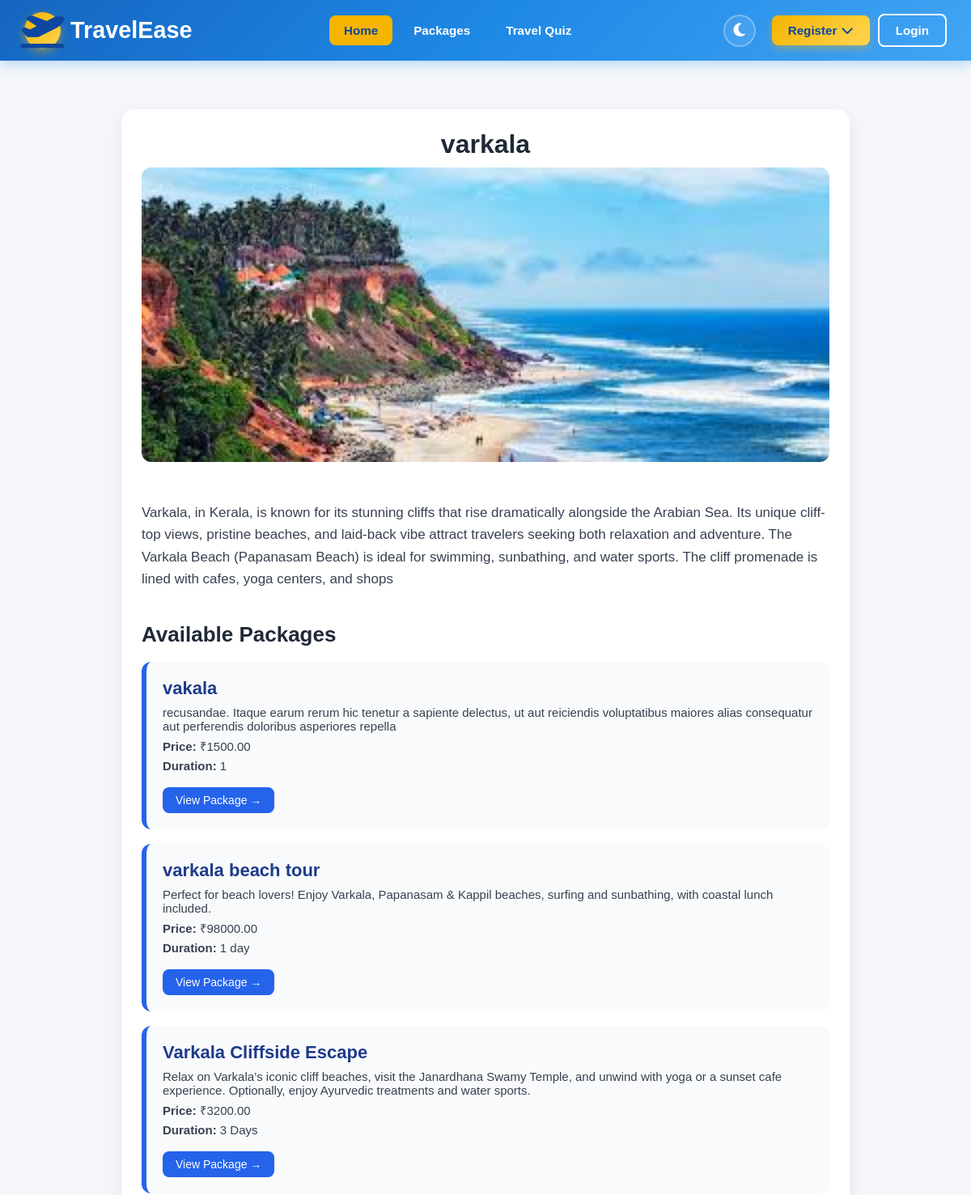
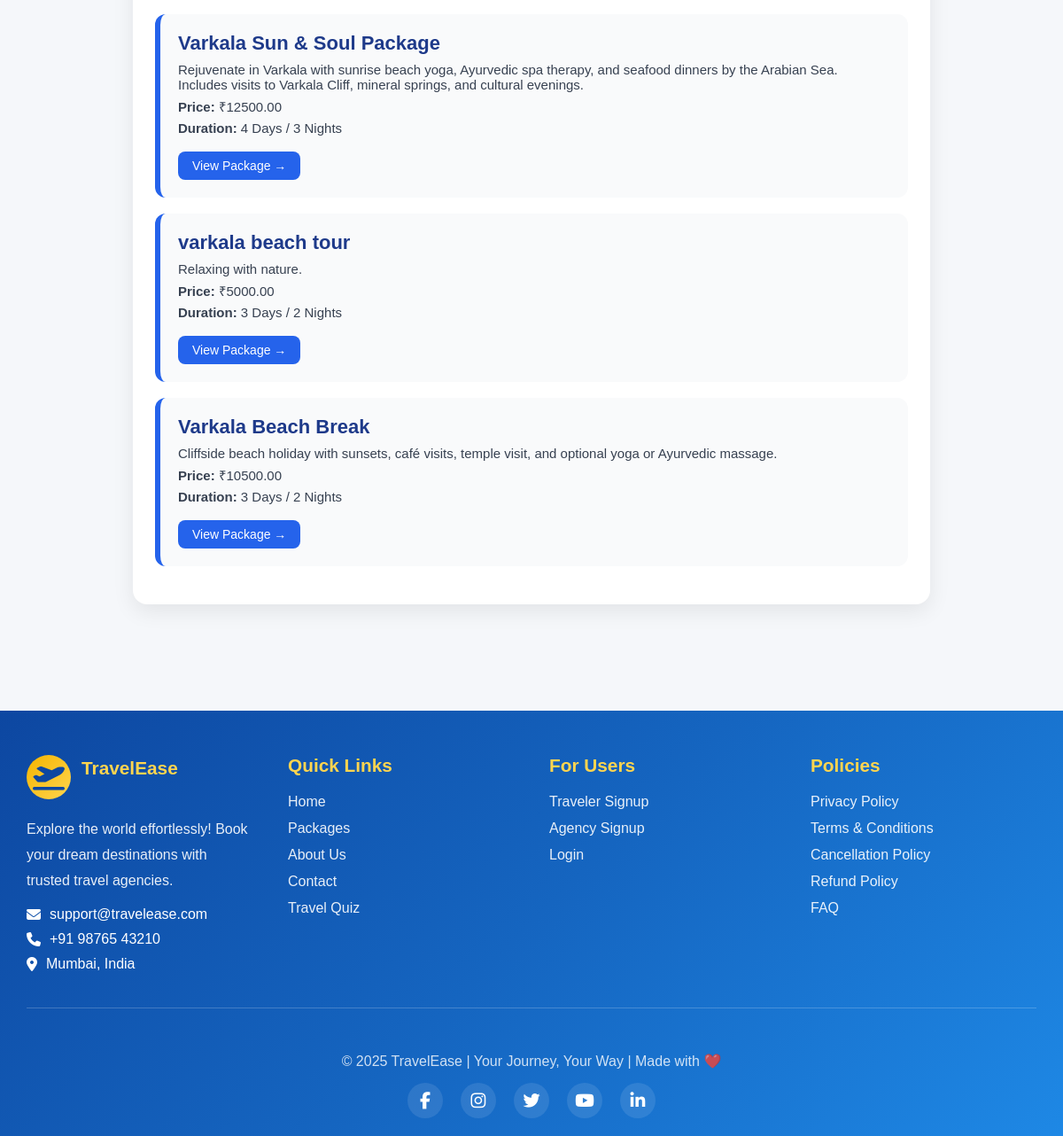
Screenshot of /destination/4/ with the database file from the repository (2 pictures, top to bottom).
### app_admin/models.py (models this page shows, shortened)
class Destination(models.Model):
    name = models.CharField(max_length=200)
    description = models.TextField()
    image = models.ImageField(upload_to='destinations/')  # requires MEDIA setup
    location = models.CharField(max_length=200, blank=True)

### agency/models.py (models this page shows, shortened)
class Travelpackage(models.Model):
    agency = models.ForeignKey(AgencyProfile, on_delete=models.CASCADE, related_name='packages')
    destination = models.ForeignKey(Destination, on_delete=models.CASCADE, related_name='packages')
    package_name = models.CharField(max_length=150)
    price = models.DecimalField(max_digits=10, decimal_places=2)
    duration = models.CharField(max_length=50, help_text="e.g. 5 Days / 4 Nights")
    description = models.TextField()
    image = models.ImageField(upload_to='packages/', blank=True, null=True)
    created_at = models.DateTimeField(default=timezone.now)
    people_count=models.PositiveIntegerField(default=1)
    package_type = models.CharField(max_length=20, choices=PACKAGE_TYPES, null=True, blank=True)
    climate = models.CharField(max_length=50, blank=True, null=True)  # e.g. 'cold', 'warm', 'tropical'
    activity_type = models.CharField(max_length=50, blank=True, null=True)  # e.g. 'adventure', 'relaxation'

### travelers/views.py (the view)
# urls.py: path('destination/<int:pk>/', views.destination_detail, name='destination_detail'),
def destination_detail(request, pk):
    destination = get_object_or_404(Destination, pk=pk)
    packages = Travelpackage.objects.filter(destination=destination)
    return render(request, 'destination_detail.html', {
        'destination': destination,
        'packages': packages
    })

### templates/destination_detail.html (shortened to what this page needs)
{% extends 'base.html' %}
{% block content %}
<div class="destination-container">
    <div class="destination-header">
        <h2>{{ destination.name }}</h2>
        <img src="{{ destination.image.url }}" alt="{{ destination.name }}" class="destination-image">
    </div>
    <p class="description">{{ destination.description }}</p>
    <h3 style="font-size: 26px; margin-bottom: 18px; color:#1f2937;">Available Packages</h3>
    {% for pkg in packages %}
        <div class="package-card">
            <div class="package-title">{{ pkg.package_name }}</div>
            <div class="package-info">{{ pkg.description }}</div>
            <div class="package-info"><strong>Price:</strong> ₹{{ pkg.price }}</div>
            <div class="package-info"><strong>Duration:</strong> {{ pkg.duration }}</div>
            <a href="{% url 'package_detail' pkg.id %}" class="view-btn">View Package →</a>
        </div>
    {% empty %}
        <div class="no-packages">
            No packages yet for this destination.
        </div>
    {% endfor %}
</div>
{% endblock %}

### templates/base.html (style rules this page uses)
:root { --blue: #1E88E5; --blue-light: #42A5F5; --blue-dark: #1565C0; --navy: #0D47A1; --gold: #F4B400; --gold-light: #FFD54F; --gold-dark: #F9A825; --white: #FFFFFF; --gray-light: #F5F7FA; --text-primary: #263238; --text-secondary: #546E7A; --bg-primary: #FFFFFF; --bg-secondary: #F5F7FA; --card-bg: #FFFFFF; --shadow: rgba(30, 136, 229, 0.1); --dropdown-bg: #FFFFFF; --dropdown-text: #263238; }
* { margin: 0; padding: 0; box-sizing: border-box; }
body { font-family: 'Segoe UI', Tahoma, Geneva, Verdana, sans-serif; background: var(--bg-secondary); color: var(--text-primary); transition: background-color 0.3s ease, color 0.3s ease; }
body, html { margin: 0; padding: 0; min-height: 100vh; background: var(--bg-secondary); color: var(--text-primary); font-family: Arial, sans-serif; }

### templates/destination_detail.html (style rules this page uses)
.destination-container { max-width: 900px; margin: 30px auto; background: #ffffff; padding: 25px; border-radius: 16px; box-shadow: 0 8px 25px rgba(0,0,0,0.08); }
.destination-header { text-align: center; margin-bottom: 25px; }
.destination-header h2 { font-size: 32px; color: #1f2937; margin-bottom: 10px; }
.destination-image { width: 100%; max-height: 380px; object-fit: cover; border-radius: 12px; margin-bottom: 20px; }
.description { font-size: 17px; color: #374151; line-height: 1.6; margin-bottom: 40px; }
.package-card { background: #f9fafb; border-left: 6px solid #2563eb; padding: 20px; border-radius: 12px; margin-bottom: 18px; transition: 0.2s ease; }
.package-title { font-size: 22px; font-weight: 600; color: #1e3a8a; margin-bottom: 8px; }
.package-info { color: #374151; font-size: 15px; margin-bottom: 6px; }
.view-btn { display: inline-block; margin-top: 12px; padding: 8px 16px; background: #2563eb; color: white; border-radius: 8px; text-decoration: none; transition: 0.2s ease; font-size: 14px; }

### rows the page displays
Destination: name "varkala", image (picture), description "Varkala, in Kerala, is known for its stunning cliffs that rise dramatically alongside the Arabian Sea. Its unique cliff-top views, pristine beaches, and laid-back vibe attract travelers seeking both relaxation and adventure. The Varkala Beach (Papanasam Beach) is ideal for swimming, sunbathing, and water sports. The cliff promenade is lined with cafes, yoga centers, and shops"
Travelpackage: package_name "vakala", description "recusandae. Itaque earum rerum hic tenetur a sapiente delectus, ut aut reiciendis voluptatibus maiores alias consequatur aut perferendis doloribus asperiores repella", price "1500.00", duration "1"
Travelpackage: package_name "varkala beach tour", description "Perfect for beach lovers! Enjoy Varkala, Papanasam & Kappil beaches, surfing and sunbathing, with coastal lunch included.", price "98000.00", duration "1 day"
Travelpackage: package_name "Varkala Cliffside Escape", description "Relax on Varkala’s iconic cliff beaches, visit the Janardhana Swamy Temple, and unwind with yoga or a sunset cafe experience. Optionally, enjoy Ayurvedic treatments and water sports.", price "3200.00", duration "3 Days"
Travelpackage: package_name "Varkala Sun & Soul Package", description "Rejuvenate in Varkala with sunrise beach yoga, Ayurvedic spa therapy, and seafood dinners by the Arabian Sea. Includes visits to Varkala Cliff, mineral springs, and cultural evenings.", price "12500.00", duration "4 Days / 3 Nights"
Travelpackage: package_name "varkala beach tour", description "Relaxing with nature.", price "5000.00", duration "3 Days / 2 Nights"
Travelpackage: package_name "Varkala Beach Break", description "Cliffside beach holiday with sunsets, café visits, temple visit, and optional yoga or Ayurvedic massage.", price "10500.00", duration "3 Days / 2 Nights"
